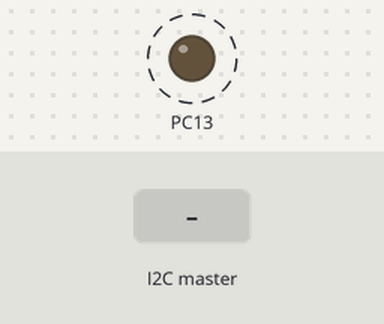
A sketch run on a simulated STM32 Blue Pill. On the bench: output pins drawn as LEDs (lit = HIGH). Dashed ring = blinking. The inputs (shaded band) are chosen by the test bench. What the sketch prints to the serial monitor is not drawn.

Above: at 1.2 s.
1.3 s: the I2C master sends the byte 1
Timing chart, 0 to 9.5 s (numbered marks = the images above; inputs shaded):
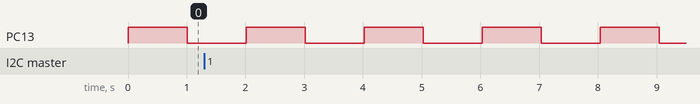

The sketch:

STM_QUAT_DEPTH.ino
```cpp
#include <Wire.h>
#include <SPI.h>
#include <mcp_can.h>
#include "MS5837.h"

// CAN constants
#define SPI_CS_PIN PB8
#define QUAT_ID    0x200
#define IMU1_ID    0x201
#define IMU2_ID    0x202
#define IMU3_ID    0x203
#define IMU4_ID    0x204
#define DEPTH_ID   0x205
#define Gx_ID      0x206
#define Gy_ID      0x207
#define Gz_ID      0x208
#define HEARTBEAT_ID 0x209

// Sensor values
float q0_, q1_, q2_, q3_;
float Gx, Gy, Gz;
float depth;

// CAN interface
MCP_CAN CAN(SPI_CS_PIN);

// Heartbeat control
uint32_t lastHeartbeat = 0;
const uint32_t heartbeatInterval = 1000; // 1 second
bool ledState = false;

void setup() {
  Serial.begin(115200);
  Serial.println("Starting system...");

  // I²C as slave
  Wire.begin(8); // Address 8
  Wire.onReceive(receiveEvent);

  // Initialize CAN
  if (CAN.begin(MCP_ANY, CAN_500KBPS, MCP_8MHZ) == CAN_OK) {
    Serial.println("CAN initialized.");
  } else {
    Serial.println("CAN init failed.");
    while (1);
  }
  CAN.setMode(MCP_NORMAL);

  // Setup PC13 for heartbeat LED
  pinMode(PC13, OUTPUT);
  digitalWrite(PC13, HIGH); // Off initially (STM32 logic)
}

void loop() {
  // Send quaternion components
  CAN.sendMsgBuf(IMU1_ID, 0, 4, (byte*)&q0_);
  CAN.sendMsgBuf(IMU2_ID, 0, 4, (byte*)&q1_);
  CAN.sendMsgBuf(IMU3_ID, 0, 4, (byte*)&q2_);
  CAN.sendMsgBuf(IMU4_ID, 0, 4, (byte*)&q3_);

  // Send gyroscope values
  CAN.sendMsgBuf(Gx_ID, 0, 4, (byte*)&Gx);
  CAN.sendMsgBuf(Gy_ID, 0, 4, (byte*)&Gy);
  CAN.sendMsgBuf(Gz_ID, 0, 4, (byte*)&Gz);

  // Send depth value
  CAN.sendMsgBuf(DEPTH_ID, 0, 4, (byte*)&depth);

  // Heartbeat every 1 second
  if (millis() - lastHeartbeat >= heartbeatInterval) {
    lastHeartbeat = millis();

    // Toggle LED
    ledState = !ledState;
    digitalWrite(PC13, ledState ? LOW : HIGH); // LOW = ON for STM32

    // Send heartbeat CAN message: 0 = off, 1 = on
    byte heartbeatData[1] = { ledState ? 1 : 0 };
    CAN.sendMsgBuf(HEARTBEAT_ID, 0, 1, heartbeatData);

    Serial.print("Heartbeat sent: ");
    Serial.println(heartbeatData[0]);
  }

  delay(100); // Stabilize timing
}

// I²C receive handler (32 bytes expected)
void receiveEvent(int howMany) {
  if (howMany == 32) {
    byte buffer[32];
    for (int i = 0; i < 32; i++) {
      buffer[i] = Wire.read();
    }

    // Parse incoming float values
    memcpy(&q0_,   buffer + 0,  4);
    memcpy(&q1_,   buffer + 4,  4);
    memcpy(&q2_,   buffer + 8,  4);
    memcpy(&q3_,   buffer + 12, 4);
    memcpy(&Gx,    buffer + 16, 4);
    memcpy(&Gy,    buffer + 20, 4);
    memcpy(&Gz,    buffer + 24, 4);
    memcpy(&depth, buffer + 28, 4);

    // Debug print
    Serial.print("Quat: ");
    Serial.print(q0_); Serial.print(", ");
    Serial.print(q1_); Serial.print(", ");
    Serial.print(q2_); Serial.print(", ");
    Serial.println(q3_);
    Serial.print("Gyro: ");
    Serial.print(Gx); Serial.print(", ");
    Serial.print(Gy); Serial.print(", ");
    Serial.println(Gz);
    Serial.print("Depth: ");
    Serial.println(depth);

  } else {
    while (Wire.available()) Wire.read(); // Flush buffer
    Serial.print("Invalid I2C length (expected 32): ");
    Serial.println(howMany);
  }
}
```

Measured:
- by itself, PC13: alternates HIGH for 1.0 s and LOW for 1.0 s
